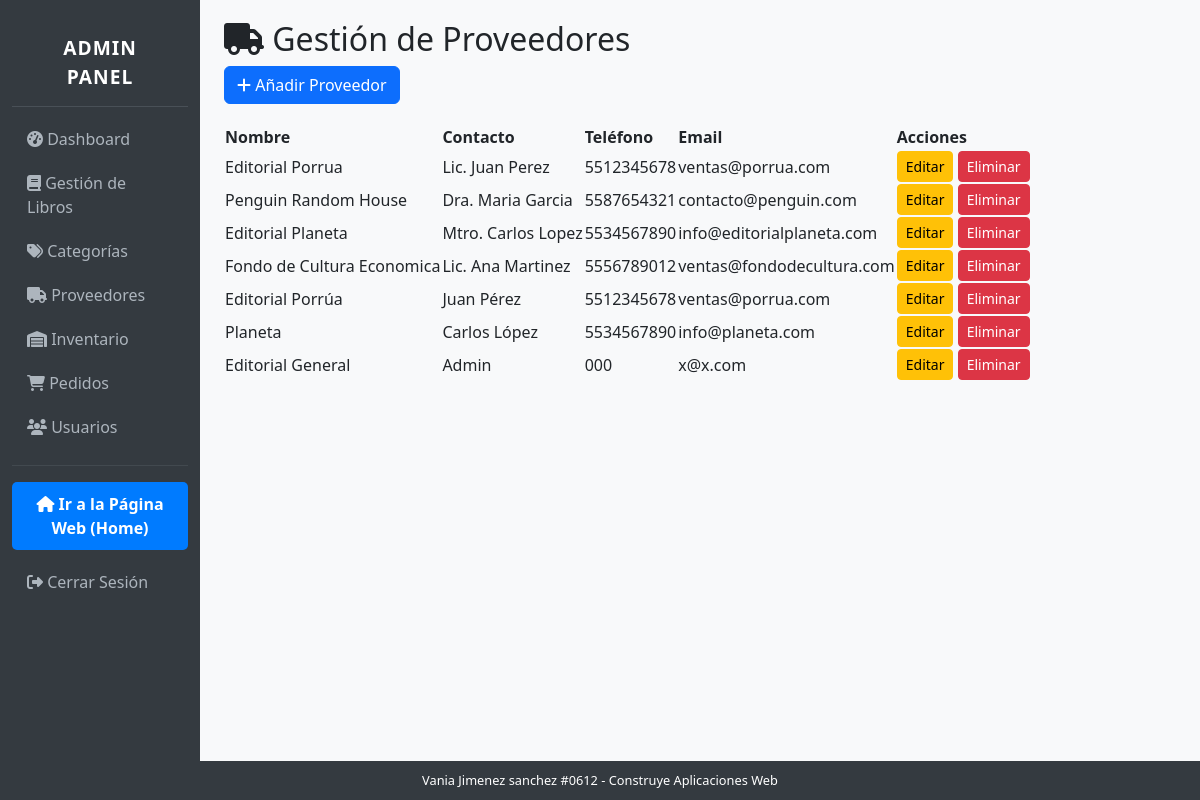
Screenshot of /admin-panel/proveedores/ with the database file from the repository.
### app_libreria/models.py (models this page shows, shortened)
class Proveedor(models.Model):
    nombre = models.CharField(max_length=200)
    contacto = models.CharField(max_length=100)
    telefono = models.CharField(max_length=20)
    email = models.EmailField()
    direccion = models.TextField()

### app_libreria/views.py (the view)
# urls.py: path('admin-panel/proveedores/', views.ProveedorListView.as_view(), name='admin_proveedores_list'),
class ProveedorListView(AdminRequiredMixin, ListView):
    model = Proveedor
    template_name = 'app_libreria/admin/proveedores_list.html'
    context_object_name = 'proveedores'

### app_libreria/templates/app_libreria/admin/proveedores_list.html
{% extends 'app_libreria/admin/admin_base.html' %}
{% block content %}
    <h2><i class="fas fa-truck"></i> Gestión de Proveedores</h2>
    <div style="margin-bottom: 20px;">
        <a href="{% url 'admin_proveedores_create' %}" class="btn btn-primary">
            <i class="fas fa-plus"></i> Añadir Proveedor
        </a>
    </div>
    <table class="table-admin">
        <thead>
            <tr>
                <th>Nombre</th>
                <th>Contacto</th>
                <th>Teléfono</th>
                <th>Email</th>
                <th>Acciones</th>
            </tr>
        </thead>
        <tbody>
            {% for proveedor in object_list %}
            <tr>
                <td>{{ proveedor.nombre }}</td>
                <td>{{ proveedor.contacto }}</td>
                <td>{{ proveedor.telefono }}</td>
                <td>{{ proveedor.email }}</td>
                <td>
                    <a href="{% url 'admin_proveedores_edit' proveedor.pk %}" class="btn btn-sm btn-warning">Editar</a>
                    <a href="{% url 'admin_proveedores_delete' proveedor.pk %}" class="btn btn-sm btn-danger">Eliminar</a>
                </td>
            </tr>
            {% endfor %}
        </tbody>
    </table>
{% endblock content %}

### app_libreria/templates/app_libreria/admin/admin_base.html (style rules this page uses)
body { background-color: #f8f9fa; }

### rows the page displays
Proveedor: nombre "Editorial Porrua", contacto "Lic. Juan Perez", telefono "5512345678", email "ventas@porrua.com"
Proveedor: nombre "Penguin Random House", contacto "Dra. Maria Garcia", telefono "5587654321", email "contacto@penguin.com"
Proveedor: nombre "Editorial Planeta", contacto "Mtro. Carlos Lopez", telefono "5534567890", email "info@editorialplaneta.com"
Proveedor: nombre "Fondo de Cultura Economica", contacto "Lic. Ana Martinez", telefono "5556789012", email "ventas@fondodecultura.com"
Proveedor: nombre "Editorial Porrúa", contacto "Juan Pérez", telefono "5512345678", email "ventas@porrua.com"
Proveedor: nombre "Planeta", contacto "Carlos López", telefono "5534567890", email "info@planeta.com"
Proveedor: nombre "Editorial General", contacto "Admin", telefono "000", email "x@x.com"
